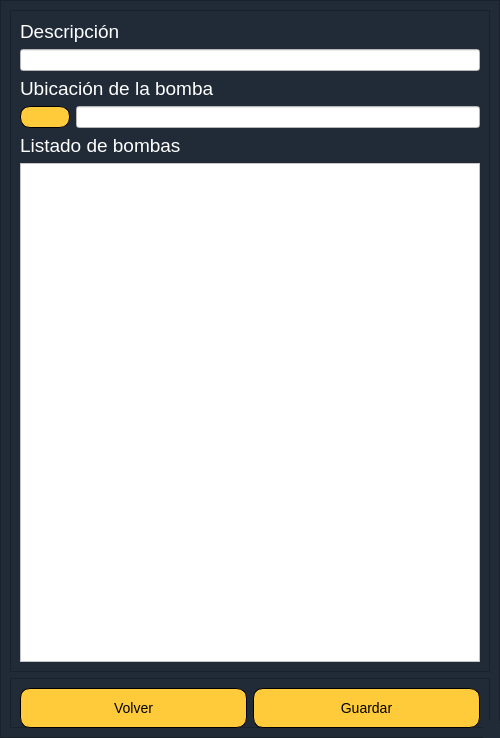
<?xml version="1.0" encoding="UTF-8"?>
<ui version="4.0">
 <class>EmergencyDispatcherDialogBase</class>
 <widget class="QDialog" name="EmergencyDispatcherDialogBase">
  <property name="enabled">
   <bool>true</bool>
  </property>
  <property name="geometry">
   <rect>
    <x>0</x>
    <y>0</y>
    <width>500</width>
    <height>738</height>
   </rect>
  </property>
  <property name="sizePolicy">
   <sizepolicy hsizetype="Fixed" vsizetype="Expanding">
    <horstretch>0</horstretch>
    <verstretch>0</verstretch>
   </sizepolicy>
  </property>
  <property name="minimumSize">
   <size>
    <width>400</width>
    <height>400</height>
   </size>
  </property>
  <property name="maximumSize">
   <size>
    <width>550</width>
    <height>800</height>
   </size>
  </property>
  <property name="windowTitle">
   <string>Emergency Dispatcher</string>
  </property>
  <property name="styleSheet">
   <string notr="true">background-color: rgb(33, 43, 56);
</string>
  </property>
  <property name="sizeGripEnabled">
   <bool>true</bool>
  </property>
  <layout class="QGridLayout" name="gridLayout_2">
   <property name="sizeConstraint">
    <enum>QLayout::SetMinAndMaxSize</enum>
   </property>
   <property name="leftMargin">
    <number>0</number>
   </property>
   <property name="topMargin">
    <number>0</number>
   </property>
   <property name="rightMargin">
    <number>0</number>
   </property>
   <property name="bottomMargin">
    <number>0</number>
   </property>
   <item row="0" column="0">
    <widget class="QFrame" name="frame_2">
     <property name="frameShape">
      <enum>QFrame::StyledPanel</enum>
     </property>
     <property name="frameShadow">
      <enum>QFrame::Raised</enum>
     </property>
     <layout class="QVBoxLayout" name="verticalLayout_2">
      <item>
       <widget class="QFrame" name="frame">
        <property name="frameShape">
         <enum>QFrame::StyledPanel</enum>
        </property>
        <property name="frameShadow">
         <enum>QFrame::Raised</enum>
        </property>
        <layout class="QGridLayout" name="gridLayout">
         <item row="3" column="1" colspan="3">
          <widget class="QLineEdit" name="bombaTxt">
           <property name="enabled">
            <bool>true</bool>
           </property>
           <property name="styleSheet">
            <string notr="true">background-color: rgb(255, 255, 255);</string>
           </property>
           <property name="readOnly">
            <bool>true</bool>
           </property>
          </widget>
         </item>
         <item row="1" column="0" colspan="4">
          <widget class="QLineEdit" name="descripcionTxt">
           <property name="styleSheet">
            <string notr="true">background-color: rgb(255, 255, 255);</string>
           </property>
           <property name="inputMethodHints">
            <set>Qt::ImhNone</set>
           </property>
          </widget>
         </item>
         <item row="2" column="0" colspan="3">
          <widget class="QLabel" name="startLlb">
           <property name="font">
            <font>
             <pointsize>14</pointsize>
            </font>
           </property>
           <property name="styleSheet">
            <string notr="true">color: rgb(255, 255, 255);</string>
           </property>
           <property name="text">
            <string>Ubicación de la bomba</string>
           </property>
          </widget>
         </item>
         <item row="4" column="0" colspan="3">
          <widget class="QLabel" name="stopLbl_2">
           <property name="font">
            <font>
             <pointsize>14</pointsize>
            </font>
           </property>
           <property name="styleSheet">
            <string notr="true">color: rgb(255, 255, 255);</string>
           </property>
           <property name="text">
            <string>Listado de bombas</string>
           </property>
          </widget>
         </item>
         <item row="3" column="0">
          <widget class="QPushButton" name="startBtn">
           <property name="maximumSize">
            <size>
             <width>50</width>
             <height>40</height>
            </size>
           </property>
           <property name="styleSheet">
            <string notr="true">QPushButton {
font-size:14px;
background-color:#ffcb3a;
border-radius: 10px;
border: 1px solid black;
}

QPushButton:hover {
background-color: #FF0000;
}</string>
           </property>
           <property name="text">
            <string/>
           </property>
           <property name="icon">
            <iconset>
             <normaloff>sonidos/Logos/coordenada.png</normaloff>sonidos/Logos/coordenada.png</iconset>
           </property>
          </widget>
         </item>
         <item row="0" column="0" colspan="2">
          <widget class="QLabel" name="startLlb_2">
           <property name="font">
            <font>
             <pointsize>14</pointsize>
            </font>
           </property>
           <property name="styleSheet">
            <string notr="true">color: rgb(255, 255, 255);</string>
           </property>
           <property name="text">
            <string>Descripción</string>
           </property>
          </widget>
         </item>
         <item row="5" column="0" colspan="4">
          <widget class="QTableWidget" name="tableWidget">
           <property name="styleSheet">
            <string notr="true">background-color: rgb(255, 255, 255);</string>
           </property>
          </widget>
         </item>
        </layout>
       </widget>
      </item>
      <item>
       <widget class="QFrame" name="frame_3">
        <property name="sizePolicy">
         <sizepolicy hsizetype="Expanding" vsizetype="Expanding">
          <horstretch>0</horstretch>
          <verstretch>0</verstretch>
         </sizepolicy>
        </property>
        <property name="maximumSize">
         <size>
          <width>16777215</width>
          <height>50</height>
         </size>
        </property>
        <property name="frameShape">
         <enum>QFrame::StyledPanel</enum>
        </property>
        <property name="frameShadow">
         <enum>QFrame::Raised</enum>
        </property>
        <layout class="QHBoxLayout" name="horizontalLayout">
         <item>
          <widget class="QPushButton" name="volver">
           <property name="minimumSize">
            <size>
             <width>30</width>
             <height>40</height>
            </size>
           </property>
           <property name="styleSheet">
            <string notr="true">QPushButton {
font-size:14px;
background-color:#ffcb3a;
border-radius: 10px;
border: 1px solid black;
}

QPushButton:hover {
background-color: #FF0000;
}</string>
           </property>
           <property name="text">
            <string>Volver</string>
           </property>
          </widget>
         </item>
         <item>
          <widget class="QPushButton" name="aceptar">
           <property name="minimumSize">
            <size>
             <width>30</width>
             <height>40</height>
            </size>
           </property>
           <property name="styleSheet">
            <string notr="true">QPushButton {
font-size:14px;
background-color:#ffcb3a;
border-radius: 10px;
border: 1px solid black;
}

QPushButton:hover {
background-color: #FF0000;
}</string>
           </property>
           <property name="text">
            <string>Guardar</string>
           </property>
          </widget>
         </item>
        </layout>
       </widget>
      </item>
     </layout>
    </widget>
   </item>
  </layout>
 </widget>
 <tabstops>
  <tabstop>descripcionTxt</tabstop>
  <tabstop>bombaTxt</tabstop>
  <tabstop>tableWidget</tabstop>
  <tabstop>aceptar</tabstop>
  <tabstop>volver</tabstop>
  <tabstop>startBtn</tabstop>
 </tabstops>
 <resources/>
 <connections/>
</ui>
